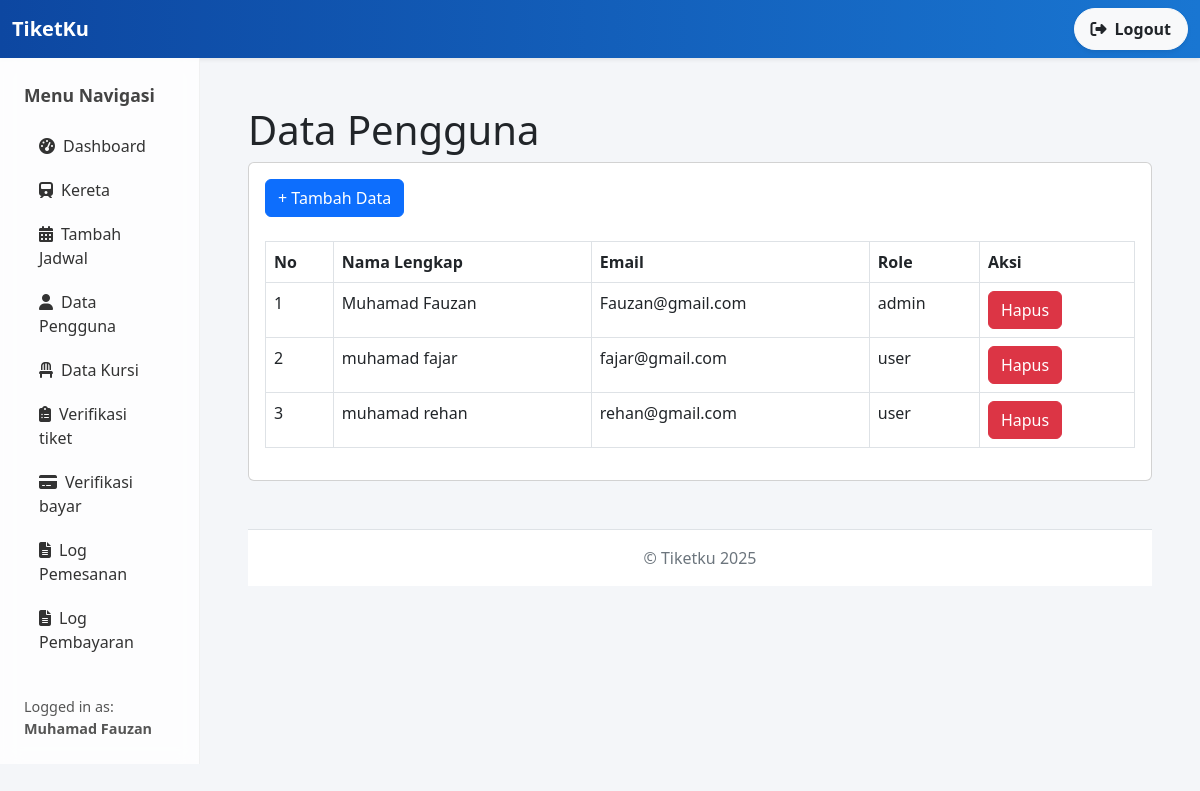
The app's page /index.php?page=user (signed in) with its own data.
### tables this page shows
CREATE TABLE `user` (
  `id_user` int NOT NULL,
  `nama` varchar(255) NOT NULL,
  `email` varchar(255) NOT NULL,
  `password` varchar(100) NOT NULL,
  `role` enum('admin','user') NOT NULL,
  `created_at` timestamp NOT NULL DEFAULT CURRENT_TIMESTAMP
);

### user.php (the view)
<h1 class="mt-4">Data Pengguna</h1>
<div class="card">
    <div class="card-body">
<div class="row">
    <div class="col-md-12">
        <a href="?page=user_tambah" class="btn btn-primary">+ Tambah Data</a><br><br>
        <table class="table table-bordered" id="dataTable" width="100%" cellspacing="0">
            <tr>
                <th>No</th>
                <th>Nama Lengkap</th>
                <th>Email</th>
                <th>Role</th>
                <th>Aksi</th>
            </tr>
            <?php
            $i = 1;
                $query = mysqli_query($koneksi, "SELECT * FROM user");
                while($data = mysqli_fetch_array($query)){
                    ?>
                    <tr>
                        <td><?php echo $i++; ?></td>
                        <td><?php echo $data['nama']; ?></td>
                        <td><?php echo $data['email']; ?></td>
                        <td><?php echo $data['role']; ?></td>
                        <td>
                            <a onclick="return confirm('Apakah anda yakin menghapus data ini?')" href="?page=user_hapus&&id=<?php echo $data['id_user']; ?>" class="btn btn-danger">Hapus</a>
                        </td>
                    </tr>
            <?php
                }
            ?>
        </table>
    </div>
</div>
    </div>
</div>

### index.php (style rules this page uses)
body { background-color: #f4f6f9; font-family: 'Segoe UI', sans-serif; }

### records on screen
user: nama "Muhamad Fauzan", email "Fauzan@gmail.com", role "admin"
user: nama "muhamad fajar", email "fajar@gmail.com", role "user"
user: nama "muhamad rehan", email "rehan@gmail.com", role "user"

### other values on screen
$_SESSION['user']['nama'] "Muhamad Fauzan"
